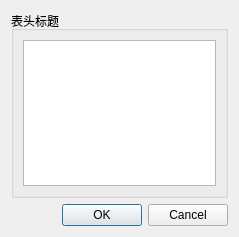
<?xml version="1.0" encoding="UTF-8"?>
<ui version="4.0">
 <class>QWDialogHeaders</class>
 <widget class="QDialog" name="QWDialogHeaders">
  <property name="geometry">
   <rect>
    <x>0</x>
    <y>0</y>
    <width>239</width>
    <height>237</height>
   </rect>
  </property>
  <property name="windowTitle">
   <string>Dialog</string>
  </property>
  <layout class="QVBoxLayout" name="verticalLayout_2">
   <item>
    <widget class="QGroupBox" name="groupBox">
     <property name="title">
      <string>表头标题</string>
     </property>
     <layout class="QVBoxLayout" name="verticalLayout">
      <item>
       <widget class="QListView" name="listView"/>
      </item>
     </layout>
    </widget>
   </item>
   <item>
    <widget class="QDialogButtonBox" name="buttonBox">
     <property name="orientation">
      <enum>Qt::Orientation::Horizontal</enum>
     </property>
     <property name="standardButtons">
      <set>QDialogButtonBox::StandardButton::Cancel|QDialogButtonBox::StandardButton::Ok</set>
     </property>
    </widget>
   </item>
  </layout>
 </widget>
 <resources/>
 <connections>
  <connection>
   <sender>buttonBox</sender>
   <signal>accepted()</signal>
   <receiver>QWDialogHeaders</receiver>
   <slot>accept()</slot>
   <hints>
    <hint type="sourcelabel">
     <x>248</x>
     <y>254</y>
    </hint>
    <hint type="destinationlabel">
     <x>157</x>
     <y>274</y>
    </hint>
   </hints>
  </connection>
  <connection>
   <sender>buttonBox</sender>
   <signal>rejected()</signal>
   <receiver>QWDialogHeaders</receiver>
   <slot>reject()</slot>
   <hints>
    <hint type="sourcelabel">
     <x>316</x>
     <y>260</y>
    </hint>
    <hint type="destinationlabel">
     <x>286</x>
     <y>274</y>
    </hint>
   </hints>
  </connection>
 </connections>
</ui>
